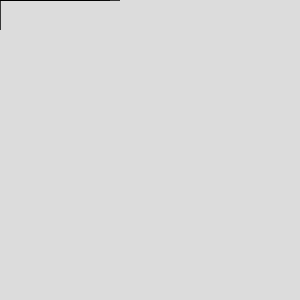
Frame 1 (no input)
Frame 60 (no input): identical to frame 1, image omitted
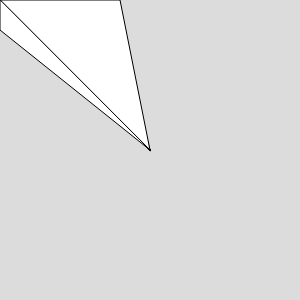
Frame 120 (the mouse pressed at the canvas centre since frame 60)

The p5.js sketch that drew these frames (run headless with seeded random() and noise() and a simulated clock; from frame 60 on, the mouse is pressed at the canvas centre):

// p5.js sketch
// ── sketch.js
// Project Title
// Your Name
// Date
//
// Extra for Experts:
// - describe what you did to take this project "above and beyond"


function setup() {
  createCanvas(300,300);
}


function drawTriangle()
{
  for(let i = 0; i < 10; i++)
  {
    triangle(0,0,30 + i * 10,0,mouseX,mouseY);
  }
  

  triangle(0,0,0,30,mouseX,mouseY);
}

function draw() {
  background(220);
  drawTriangle();
}
